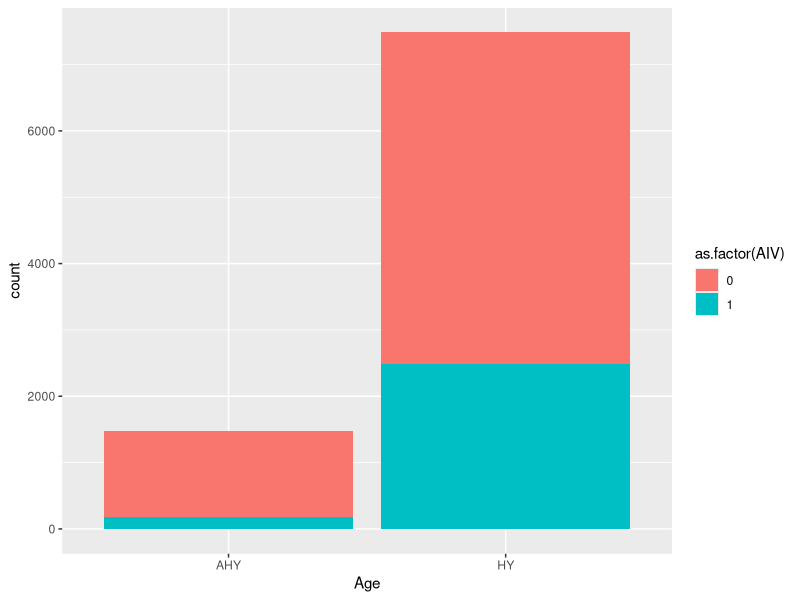
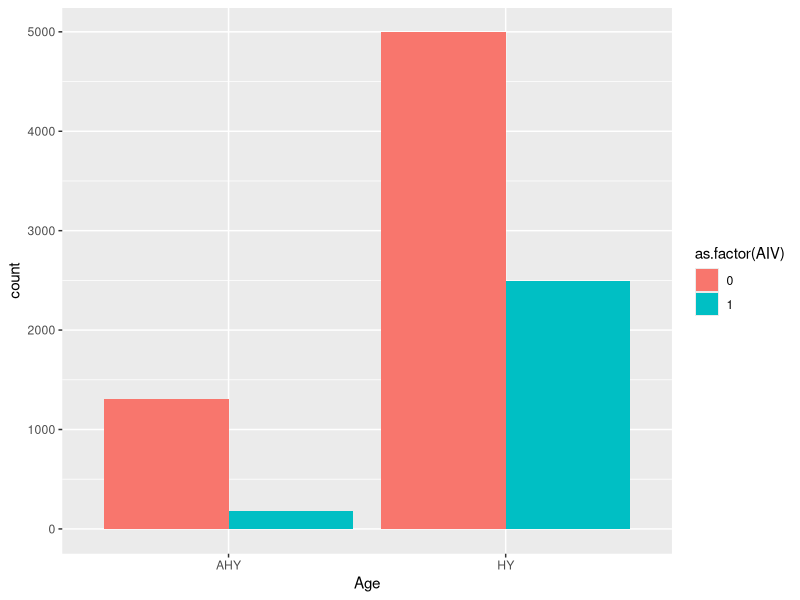
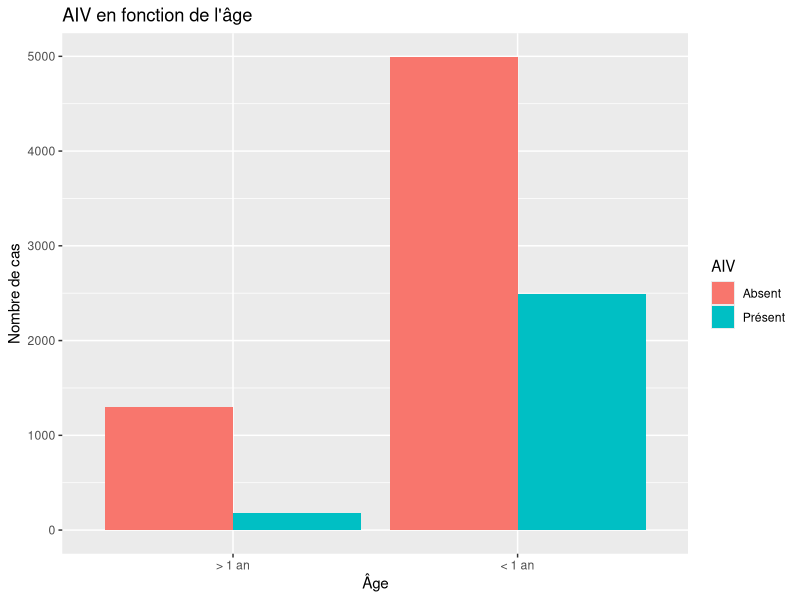
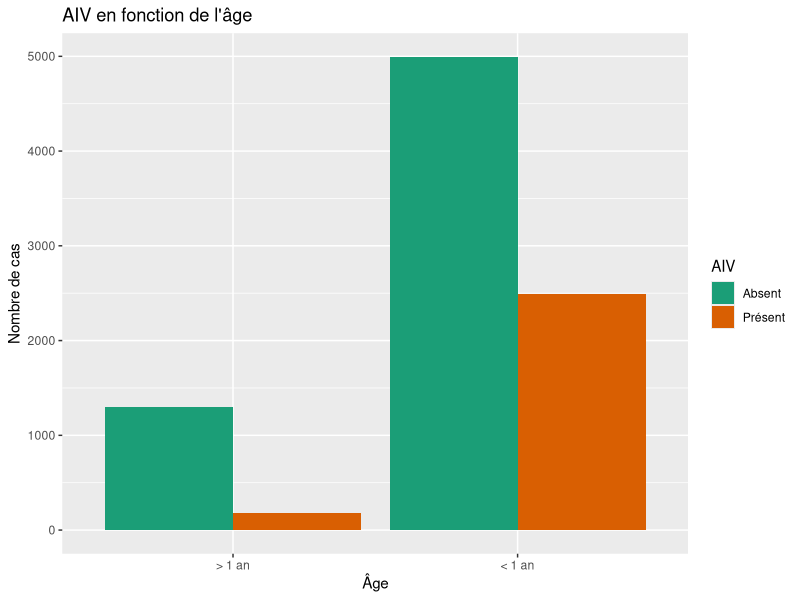
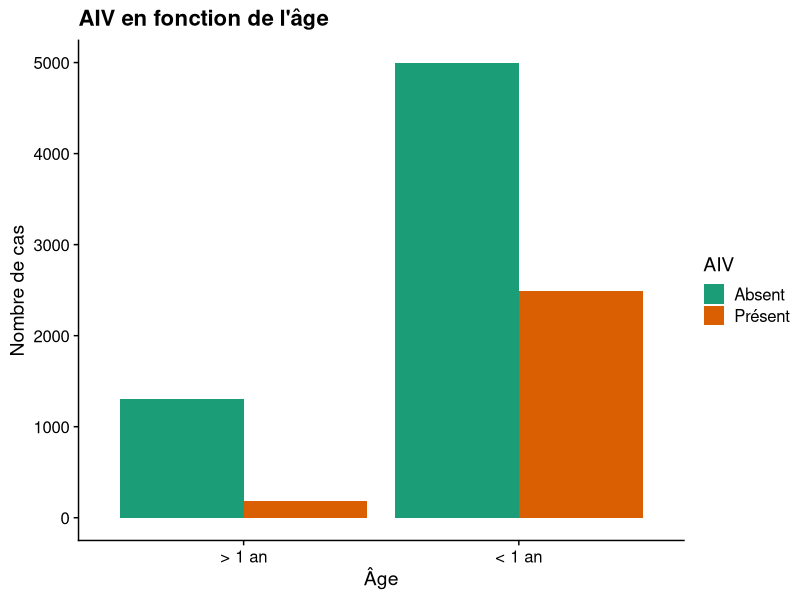
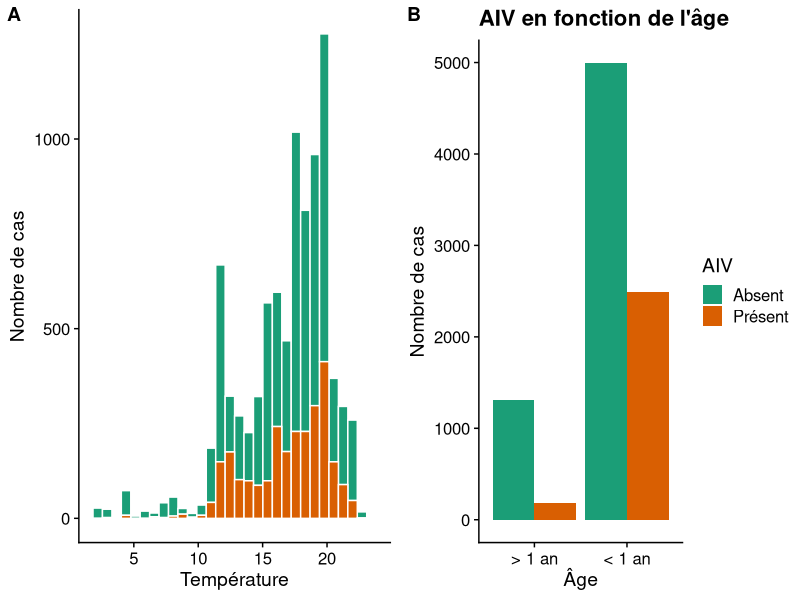
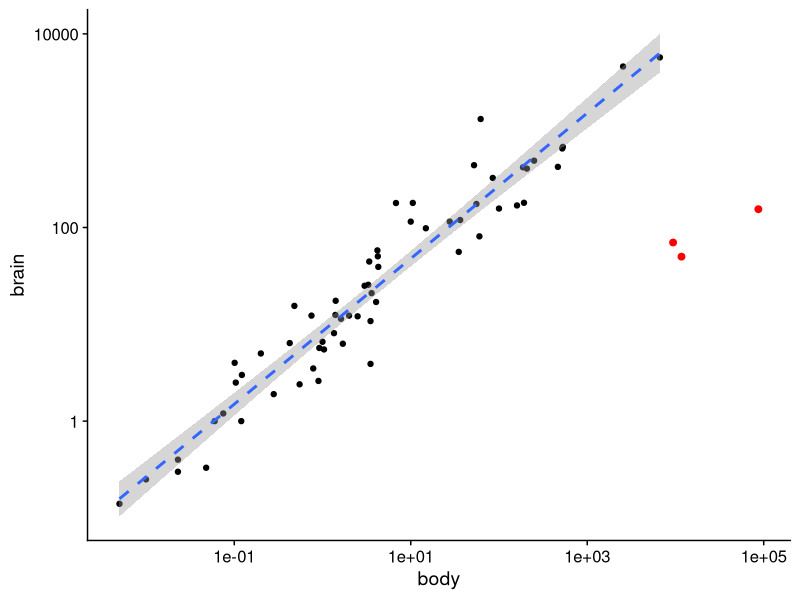
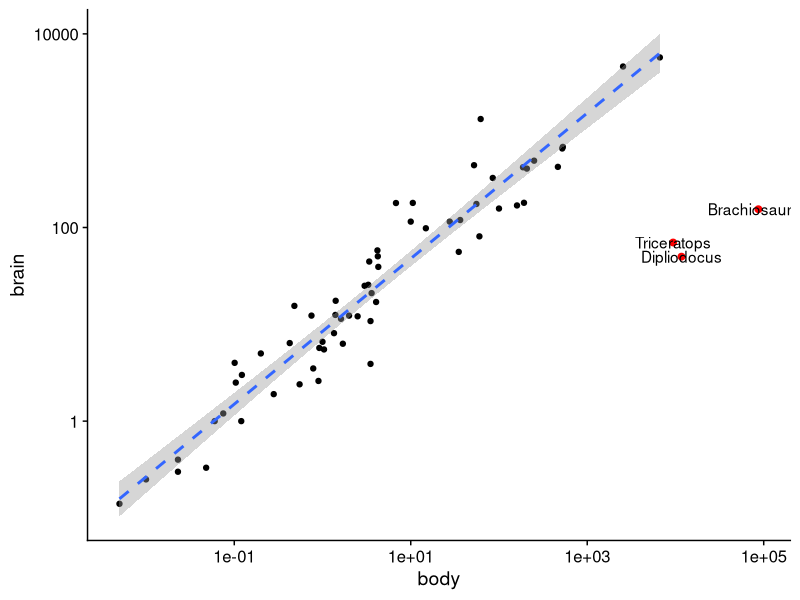

Recreate these plots in R, in order.
## ---- chunk 1
knitr::opts_chunk$set(echo = TRUE)
## ---- chunk 2
aiv <- read.csv("../donnees/aiv_ducks.csv")
str(aiv)
## ---- chunk 3
library(ggplot2)
ggplot(aiv, aes(x = Age, fill = as.factor(AIV))) +
    geom_bar()
## ---- chunk 4
ggplot(aiv, aes(x = Age, fill = as.factor(AIV))) +
    geom_bar(position = "dodge")
## ---- chunk 5
ggplot(aiv, aes(x = Age, fill = as.factor(AIV))) +
    labs(title = "AIV en fonction de l'âge", x = "Âge", y = "Nombre de cas", fill = "AIV") +
    geom_bar(position = "dodge") +
    scale_x_discrete(labels = c("> 1 an", "< 1 an")) +
    scale_fill_discrete(labels = c("Absent", "Présent"))
## ---- chunk 6
p1 <- ggplot(aiv, aes(x = Age, fill = as.factor(AIV))) +
    labs(title = "AIV en fonction de l'âge", x = "Âge", y = "Nombre de cas", fill = "AIV") +
    geom_bar(position = "dodge") +
    scale_x_discrete(labels = c("> 1 an", "< 1 an")) +
    scale_fill_brewer(palette = "Dark2", labels = c("Absent", "Présent"))
p1
## ---- chunk 7
library(cowplot)
theme_set(theme_cowplot(font_size = 14))
p1
## ---- chunk 8
p2 <- ggplot(aiv, aes(x = Temperature, fill = as.factor(AIV))) +
    labs(x = "Température", y = "Nombre de cas") +
    geom_histogram(color = "white") +
    scale_fill_brewer(palette = "Dark2") +
    theme(legend.position = "none")

plot_grid(p2, p1, labels = c("A", "B"))
## ---- chunk 9
library(robustbase)
library(dplyr)
data(Animals2)
Animals2 <- add_rownames(Animals2)
head(Animals2)

## ---- chunk 10
dino <- Animals2[c(6, 16, 26),]
non_dino <- Animals2[-c(6,16,26),]

p_animals <- ggplot(Animals2, aes(x = body, y = brain)) +
    geom_point() +
    geom_smooth(data = non_dino, method = "lm", linetype = "dashed") +
    geom_point(data = dino, size = 2, color = "red") +
    scale_x_log10() +
    scale_y_log10()
p_animals
## ---- chunk 11
p_animals + 
    geom_text(data = dino, aes(label = rowname))
## ---- chunk 12
library(ggrepel)
p_animals +
    geom_text_repel(data = filter(Animals2, body < 0.01 | body > 1000),
                    aes(label = rowname))
## ---- chunk 13
prop <- data.frame(
    cat = LETTERS[1:5],
    ref = c(0.2, 0.35, 0.15, 0.12, 0.18),
    obs = c(0.26, 0.16, 0.42, 0.09, 0.07)
)
prop
## ---- chunk 14
ggplot(prop, aes(x = cat, y = obs, group = 1)) +
    geom_col(aes(y = ref), fill = "grey70") +
    geom_point(color = "darkred", shape = 18, size = 3) +
    geom_line(linetype = "dashed", color = "darkred")
## ---- chunk 15
ggplot(prop, aes(x = reorder(cat, -obs), y = obs, group = 1)) +
    geom_col(aes(y = ref), fill = "grey70") +
    geom_point(color = "darkred", shape = 18, size = 3) +
    geom_line(linetype = "dashed", color = "darkred")
## ---- chunk 16
library(scales)
ggplot(prop, aes(x = reorder(cat, -obs), y = obs, group = 1)) +
    geom_col(aes(y = ref), fill = "grey70") +
    geom_point(color = "darkred", shape = 18, size = 3) +
    geom_line(linetype = "dashed", color = "darkred") +
    geom_text(aes(label = percent(obs)), color = "darkred", nudge_y = 0.05)
## ---- chunk 17
library(scales)
ggplot(prop, aes(x = reorder(cat, -obs), y = obs, group = 1)) +
    geom_col(aes(y = ref), fill = "grey70") +
    geom_point(color = "darkred", shape = 18, size = 3) +
    geom_line(linetype = "dashed", color = "darkred") +
    geom_text(aes(label = percent(obs, accuracy = 1)), color = "darkred", nudge_y = 0.05) +
    scale_y_continuous(labels = percent_format(accuracy = 1))
